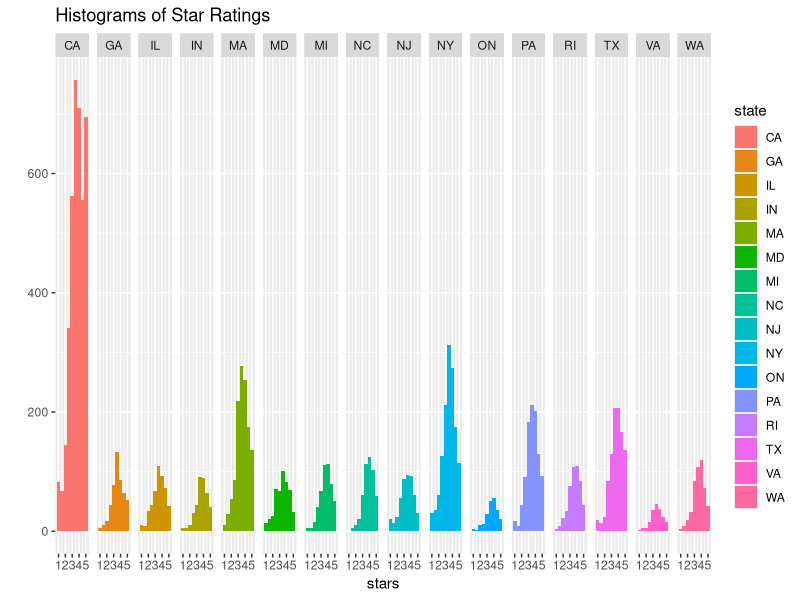
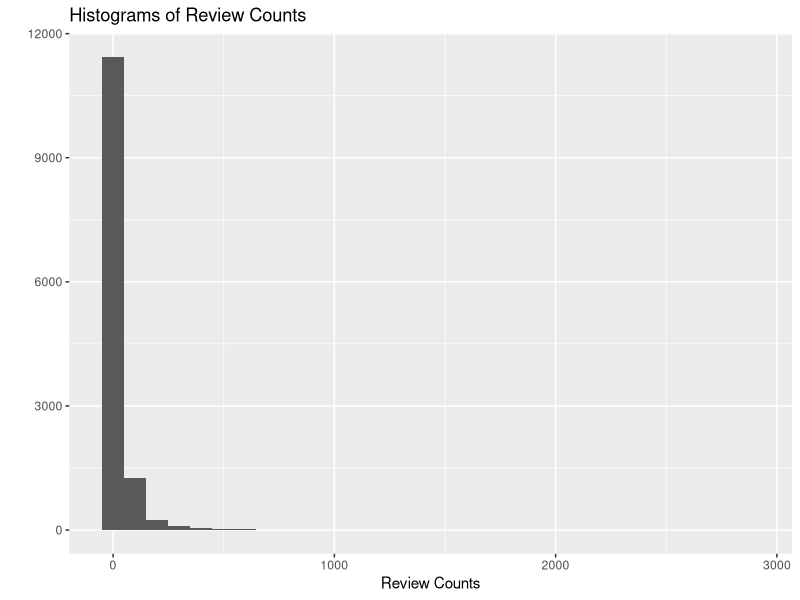
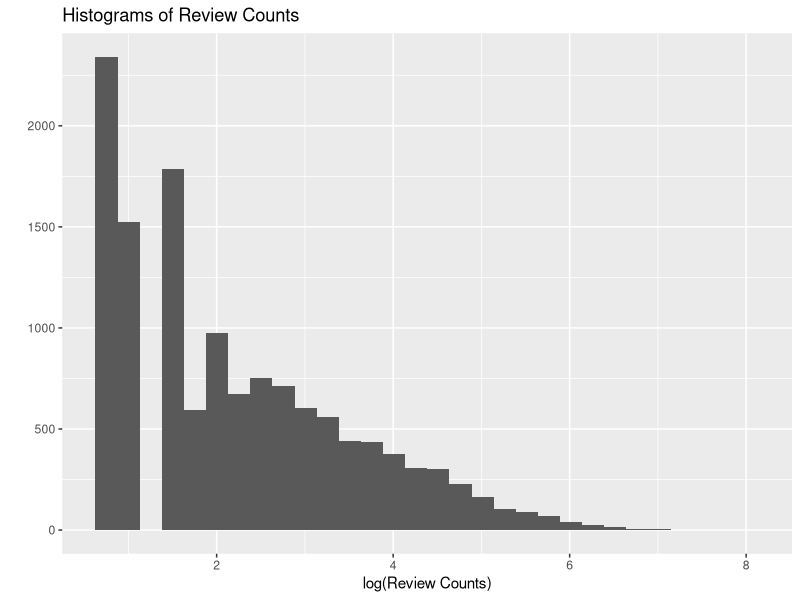
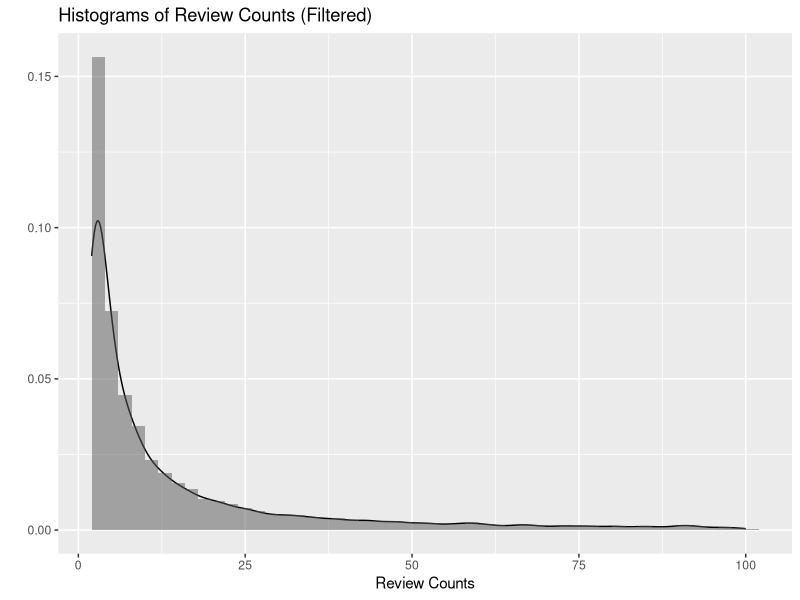
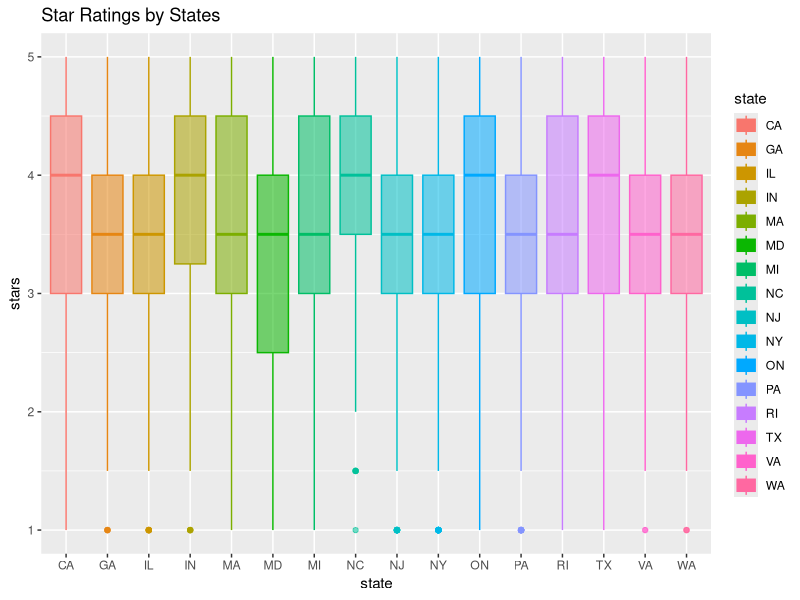
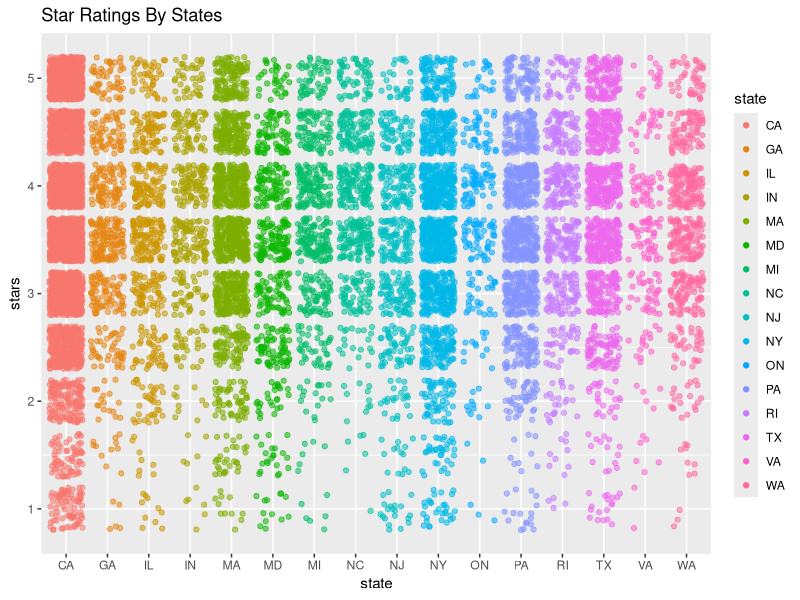
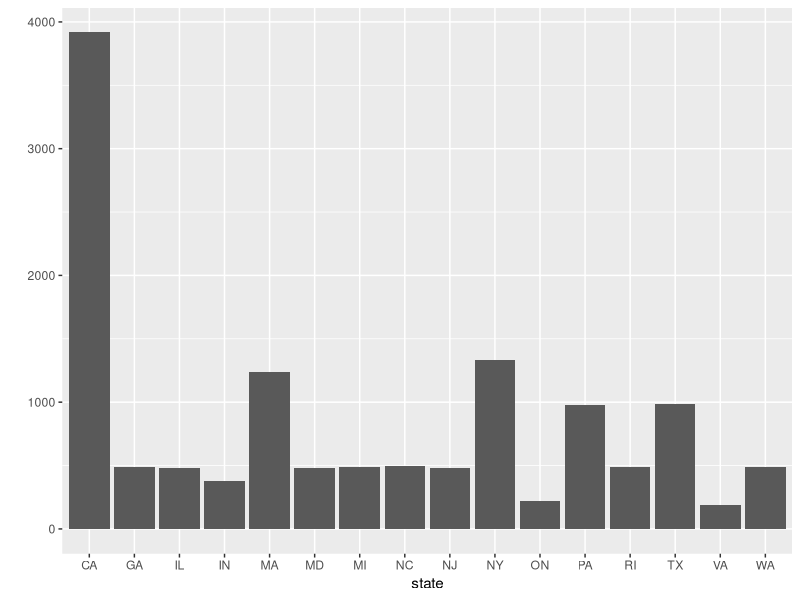
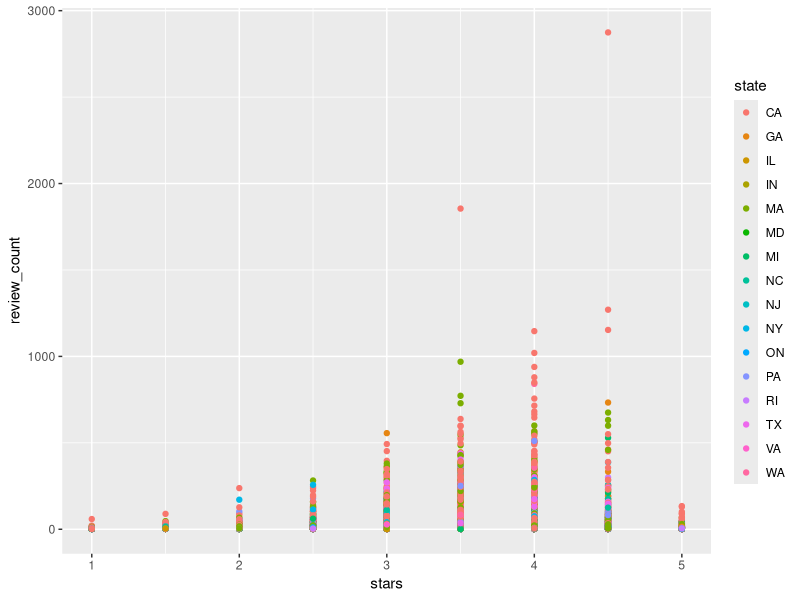

R code for these plots, in order:
library(ggplot2)
library(plyr)
setwd("C:\\UM\\Courses\\SI\\SI618\\HW\\HW2")
businessdata<-read.table("businessdata.tsv",sep = '\t',head=TRUE,quote = "",comment.char = "")
businessdata<-na.omit(businessdata)
#summary(businessdata_desired_output_first10k)
# dim(businessdata_desired_output_first10k)
head(businessdata,15)
#View(businessdata_desired_output_first10k)
#str(businessdata_desired_output_first10k)
#a little error remaining, decimal fraction left for the xlab
qplot(x=stars,facets = .~state,fill=state,main = "Histograms of Star Ratings",binwidth=0.5,data=businessdata)
qplot(x=review_count,main="Histograms of Review Counts",xlab="Review Counts",data = businessdata)
qplot(x=log(review_count),main="Histograms of Review Counts",xlab="log(Review Counts)",data = businessdata)

subset_bus = subset(businessdata,review_count<=100&review_count>=0,review_count)
#View(subset_bus)
#qplot(review_count,data=subset_bus ,main = "Histograms of Review Counts (Filtered)",xlab="Review Counts",geom=c("histogram","density"))
#qplot(x=subset_bus$review_count,main = "Histograms of Review Counts (Filtered)",xlab="Review Counts",binwidth=2)+geom_density(aes(y=..density..))
qplot(x=subset_bus$review_count,main = "Histograms of Review Counts (Filtered)",xlab="Review Counts",geom="density")+
  geom_histogram(aes(y=(..count..)/(2*sum(..count..))),center=0.99,binwidth = 2,alpha=0.5)

#qplot(x=subset_bus$review_count,main = "Histograms of Review Counts (Filtered)",xlab="Review Counts",geom="density")

qplot(state, stars, data = businessdata, geom = "boxplot", colour = state, fill = state, alpha = 0.5, main = "Star Ratings by States")+scale_alpha(guide = 'none')
qplot(state, stars, data = businessdata, geom = "jitter", colour = state, fill = state, alpha = 0.5, main = "Star Ratings By States") + scale_alpha(guide = 'none')
qplot(state, data = businessdata)
qplot(x=stars,y=review_count,data = businessdata,fill=state,color=state)

#test_bus<-businessdata[1:100,]
#head(test_bus)
ddply_bus<-ddply(businessdata,c("city","main_category"),transform,rank=rank(-stars,ties.method = "first"))
head(ddply_bus,20)

thai_bus<-subset(businessdata,main_category=="Thai")
ddply_thai<-ddply(thai_bus,.(city),transform,rank=rank(-stars,ties.method = "first"))
#head(ddply_thai)
thai_top5_all = subset(ddply_thai,rank<=5)
#head(thai_top5_all)
thai_top5 = subset(ddply_thai[,c(2,1,7)], rank <= 5)
thai_top5<-arrange(thai_top5,city,rank)
#head(thai_top5,20)
thai_top5

mean_stars = ddply(thai_top5_all,.(state),summarise,mean_star=mean(stars),mean_review=mean(review_count))
qplot(reorder(state,mean_star,function(x)-x),mean_star,data=mean_stars,geom = "point",ylab = "Mean Star Rating",xlab = "State",size=mean_review,main = "Mean Star Rating of Top Thai Restaurants, by State")

